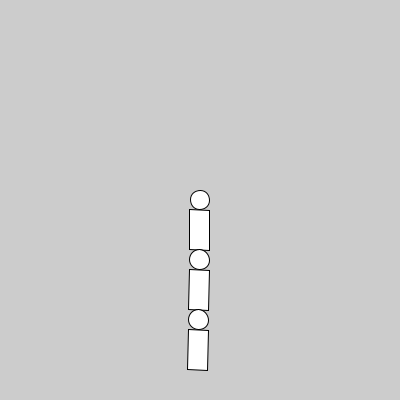
Frame 1 (no input)
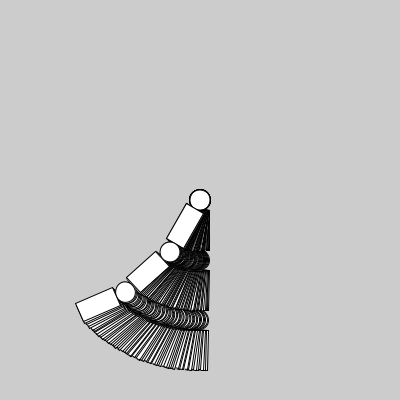
Frame 60 (the mouse pressed at the canvas centre just before this capture)
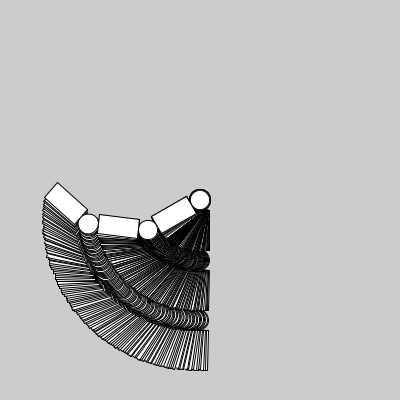
Frame 120 (the mouse held since frame 60 and released just before this capture)

The Processing sketch that drew these frames (run headless with seeded random() and noise(); from frame 60 on, the mouse is pressed at the canvas centre):

// Processing sketch: Animated_RobotArm
// ── Animated_RobotArm.pde
float angle1, angle2, angle3;
void setup()
{
  size(400,400);
  angle1 = angle2 = angle3 = 0;
  smooth();
}

void draw()
{
  //background(200);
  translate(width/2, height/2);
  angle1 = angle1 + 0.5;
  angle2 = angle2 + 0.3;
  angle3 = angle3 + 0.3 ;
    
  drawRobotArm(angle1, angle2, angle3);
}

void drawRobotArm(float r1, float r2, float r3)
{
  pushMatrix();
 
  rotate(r1*PI/180);
  ellipse(0,0,20,20);
  
  translate(0,30);
  rect(-10, -20, 20, 40);
  
  translate(0,30);
  rotate(r2*PI/180);
  ellipse(0,0,20,20);
  
  translate(0,30);
  rect(-10, -20, 20, 40);
  
  
  translate(0,30);
  rotate(r3*PI/180);
  ellipse(0,0,20,20);
  
  translate(0,30);
  rect(-10, -20, 20, 40);
  

  popMatrix();
    
}
